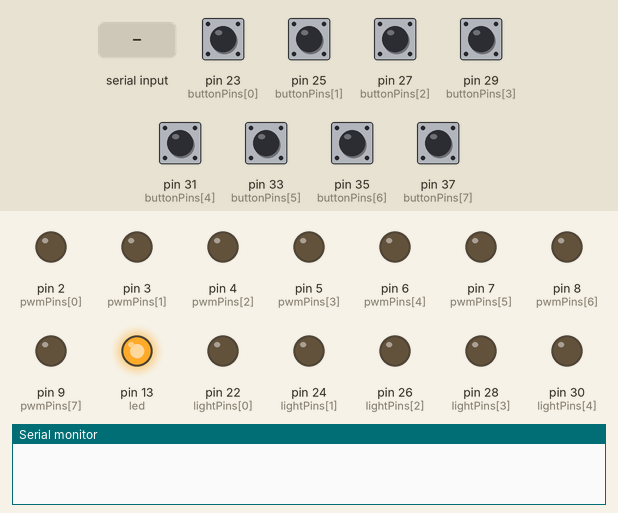
Simulated run of this sketch. Board: Arduino Mega 2560, built with avr-gcc and run on an emulated ATmega2560. Shown: output pins drawn as LEDs (lit = HIGH), the last lines printed to the serial monitor. Inputs (shaded band) come from the test bench; at power-on: pin 23 (buttonPins[0]), pin 25 (buttonPins[1]), pin 27 (buttonPins[2]), pin 29 (buttonPins[3]), pin 31 (buttonPins[4]), pin 33 (buttonPins[5]), pin 35 (buttonPins[6]), pin 37 (buttonPins[7]) HIGH.

Above: at 1.2 s.
1.3 s: "t\n" received over Serial
At 1.9 s:
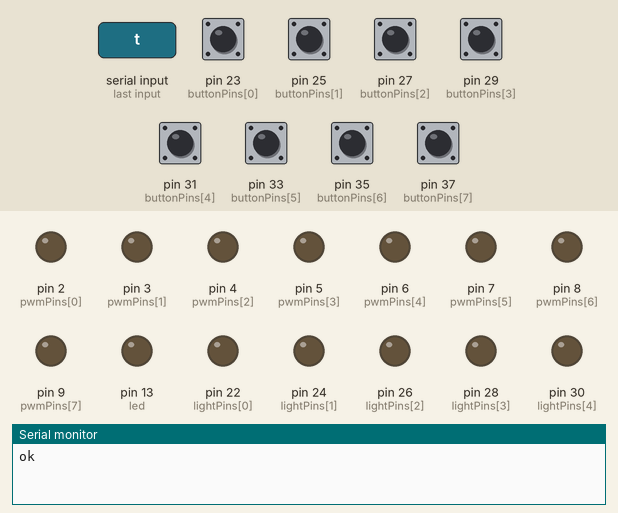
2.8 s: "p90\n" received over Serial
At 3.1 s:
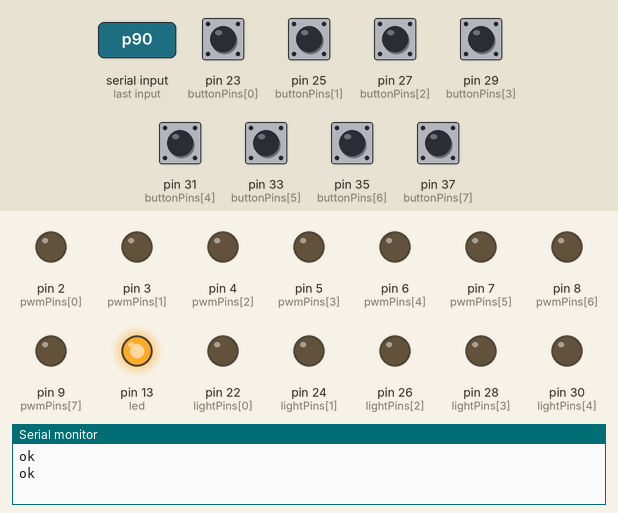
4.3 s: "w,45\n" received over Serial
At 5.4 s:
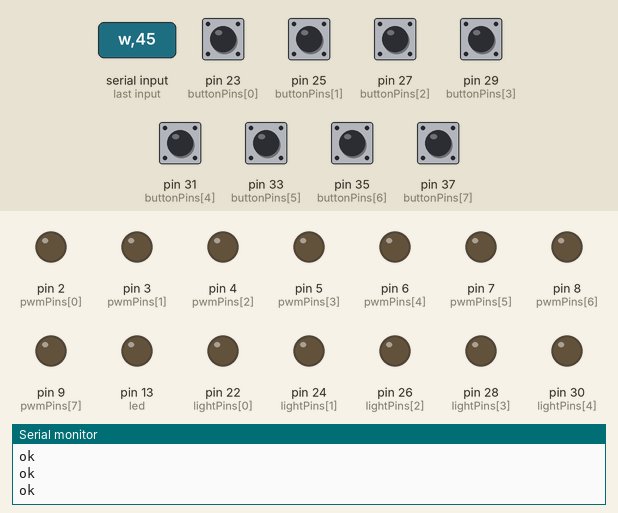
Timing chart, 0 to 7.3 s (numbered marks = the images above; inputs shaded):
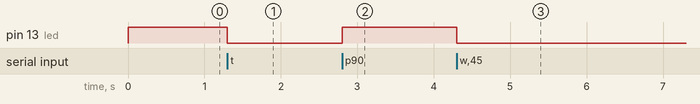

Measured:
- after the input at 1.3 s, pin 13 (led): HIGH → LOW at once
- after the input at 2.8 s, pin 13 (led): LOW → HIGH at once
- after the input at 4.3 s, pin 13 (led): HIGH → LOW at once

The sketch:

button_lane_controller.ino
```cpp
/*
By default Arduino's analogWrite (and consequently pwmWrite() since it mimics analogWrite()) uses 8 bit
pwm across all timers. 8 bit PWM allows for a total of 256 possible values. This library has some methods
for fine tuning resolution if a higher resolution is needed:

void pwmWriteHR(uint8_t pin, uint16_t duty)
  Same a pwmWrite, except the range is 0 - 65535 (16 bit) instead
  of 0 - 255 (8 bit)

float TimerX_GetResolution() (replace X with a timer number)
  Gets the timer's resolution in base 2. The value returned in other words
  represents the number of bits required to represent the timer's range. ie
  the value 7 means it takes 7 bits to represent all possible pin duties at
  that frequency, or 7-bit resolution. Note that a float is returned, not
  an int.

float GetPinResolution(uint8_t pin)
  Returns the same value as TimerX_GetResolution(), but takes a pin number
  as a parameter so that the caller is timer agnostic.

There are several things to keep in mind when trying to optimize resolution:
 -pwmWriteHR() is only useful for 16 bit timers, since 8 bit timers are inherently limited to 8 bit pwm
 -The higher the frequency, the lower the resolution. pwmWriteHR() will automatically map input to the
  actual timer resolution
 -Resolution can be optimized in this way for 2 pins on the Uno (9 and 10), and 11 pins on the Mega (2,
 3, 5, 6, 7, 8, 11, 12, 44, 45,  and 46)

Use the serial moniter to see output from this program
This example runs on mega and uno.
*/

#include <PWM.h>

//use pin 11 on the mega for this example to work
int led = 13; // the pin that the LED is attached to

int pwmPins[] = {
  2, 3, 4, 5,
  6, 7, 8, 9
};

int analogPins[] = {
  A0, A1, A2, A3,
  A4, A5, A6, A7
};

int buttonPins[] = {
  23, 25, 27, 29,
  31, 33, 35, 37
};

#define countof(a) (sizeof(a)/sizeof(*a))
const int numButtons = countof(buttonPins);
int buttonStates[numButtons] = {0};
int buttonDelays[numButtons] = {0};

int lightPins[] = {
  22, 24, 26, 28,
  30, 32, 34, 36
};

unsigned long lastButtonCheck = 0;
unsigned long buttonTickMs = 5;
unsigned int buttonDebounceTicks = 10;
bool test = false;

void updateButtonStates()
{
  for (int i = 0; i < numButtons; ++i)
  {
    int lastState = buttonStates[i];
    int state = digitalRead(buttonPins[i]);
    int buttonDelay = buttonDelays[i];

    if (state != lastState)
    {
      if (buttonDelay < buttonDebounceTicks)
      {
        buttonDelays[i]++;
      }
      else
      {
        buttonStates[i] = state;
        buttonDelays[i] = 0;

        if(test) {
          writeOutputState(i,!state);
          writeOutputPower(i,state ? 0:60000);
        }
      }
    }
    else
    {
      buttonDelays[i] = 0;
    }
  }
}

void pollButtons()
{
  if ((millis() - lastButtonCheck) > buttonTickMs)
  {
    lastButtonCheck = millis();
    updateButtonStates();
  }
}

void setup()
{
  InitTimersSafe(); //initialize all timers except for 0, to save time keeping functions
  Serial.begin(500000);
  Serial.println();

  pinMode(led, OUTPUT);
  digitalWrite(led, HIGH);

  for (int i = 0; i < countof(lightPins); ++i)
  {
    pinMode(lightPins[i], OUTPUT);
  }
  for (int i = 0; i < countof(pwmPins); ++i)
  {
    pinMode(pwmPins[i], OUTPUT);
  }
  for (int i = 0; i < countof(buttonPins); ++i)
  {
    pinMode(buttonPins[i], INPUT_PULLUP);
  }
}

void sendButtonStates()
{
  for (int i = 0; i < numButtons; ++i)
  {
    Serial.write(buttonStates[i] ? '0' : '1');
  }
  Serial.println();
}

void writeOutputState(int output, int state)
{
  if (output < countof(lightPins))
  {
    digitalWrite(lightPins[output], state ? HIGH : LOW);
  }
}

void writeOutputPower(int output, int power)
{
  if (output < countof(pwmPins))
  {
    pwmWriteHR(pwmPins[output], power);
  }
}

void writeOutputFreq(int output, int freq)
{
  if (output < countof(pwmPins))
  {
    SetPinFrequency(pwmPins[output], freq);
  }
}

void runCommand(char* cmd)
{
  int pinStates;
  int outNum;
  int outFreq;
  int outPower;
  int outState;
  int ok=1;
  switch(cmd[0]) {
    case 'p':
      break;
    case 'r':
      sendButtonStates();
      break;
    case 'w':
      outNum = atoi(strtok(cmd+1, ","));
      outState = atoi(strtok(NULL, ","));
      writeOutputState(outNum, outState);
      break;
    case 'o':
      outNum = atoi(strtok(cmd+1, ","));
      outPower = atoi(strtok(NULL, ","));
      writeOutputPower(outNum, outPower);
      break;
    case 'f':
      outNum = atoi(strtok(cmd+1, ","));
      outFreq = atoi(strtok(NULL, ","));
      writeOutputFreq(outNum, outFreq);
      break;
    case 't':
      outState = atoi(strtok(cmd+1, ","));
      test = !!outState;
      break;
    default:
      ok=0;
      break;
  }
  Serial.println(ok?"ok":"err");
  Serial.flush();
}

void processSerial()
{
  const int maxInData = 30;
  static char inData[maxInData];
  static int inDataOffset = 0;
  static int toggle = LOW;

  if (Serial.available() > 0)
  {
    char received = Serial.read();
    inData[inDataOffset++] = received;

    if (received == '\n' || received == '\r' || inDataOffset == maxInData-1)
    {
      inData[inDataOffset] = 0;
      inDataOffset = 0;

      runCommand(inData);

      digitalWrite(led, toggle);
      toggle = !toggle;
    }
  }
}
int trackPower = 0;
unsigned long lastTrackRead = 0;

void loop()
{
  pollButtons();
  processSerial();
/*
  trackPower = (trackPower * 30 + analogRead(A0))/31;
  if ((millis() - lastTrackRead) > 500) {
    Serial.println(5 * (trackPower/1024.0));
    lastTrackRead = millis();
  }
*/
}
```
